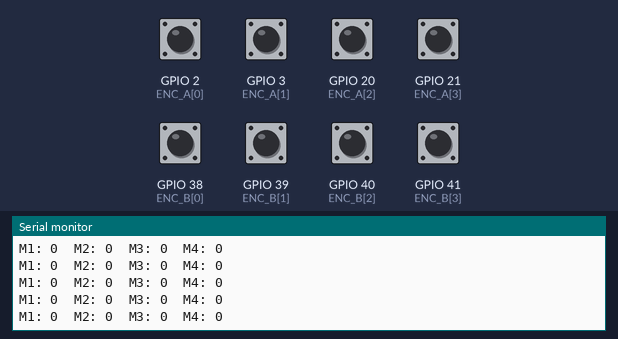
Bench run of a sketch on a simulated ESP32. Shown: the last lines printed to the serial monitor. The test bench sets the inputs (shaded band); at power-on: GPIO 2 (ENC_A[0]), GPIO 3 (ENC_A[1]), GPIO 20 (ENC_A[2]), GPIO 21 (ENC_A[3]), GPIO 38 (ENC_B[0]), GPIO 39 (ENC_B[1]), GPIO 40 (ENC_B[2]), GPIO 41 (ENC_B[3]) HIGH.

Above: at 1.2 s.
1.3 s: GPIO 2 (ENC_A[0]) pulled LOW for 0.15 s
At 1.56 s:
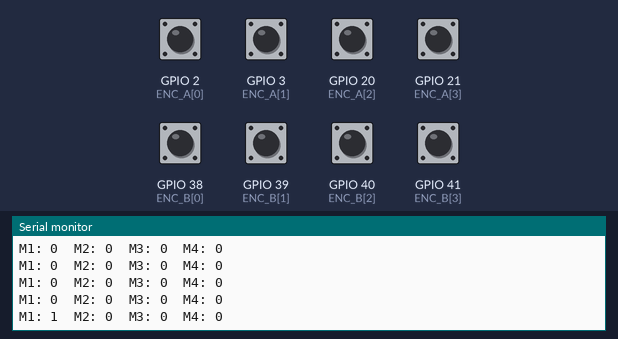
2.9 s: GPIO 3 (ENC_A[1]) pulled LOW for 0.15 s
At 3.16 s:
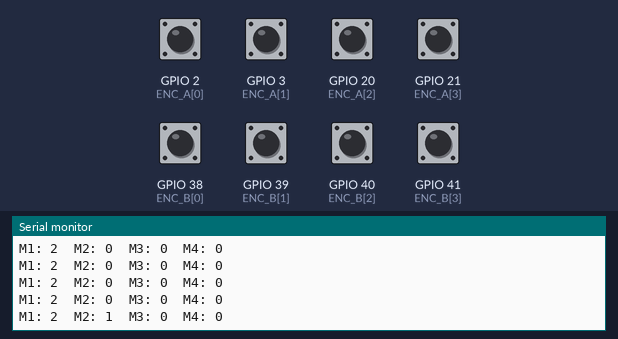
4.5 s: GPIO 20 (ENC_A[2]) pulled LOW for 0.15 s
At 4.76 s:
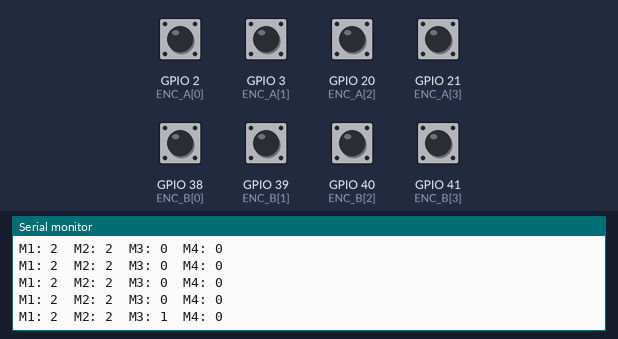
6.1 s: GPIO 21 (ENC_A[3]) pulled LOW for 0.15 s
At 6.36 s:
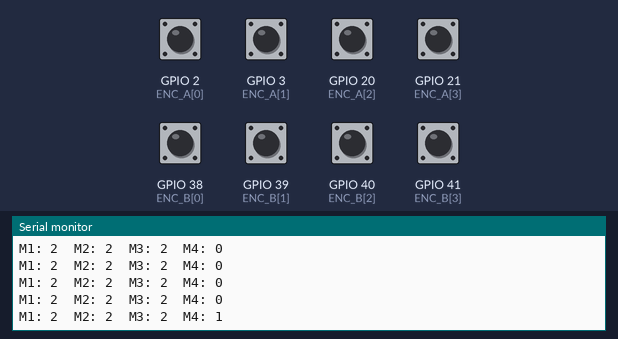
7.7 s: GPIO 2 (ENC_A[0]) pulled LOW for 1 s
At 7.96 s:
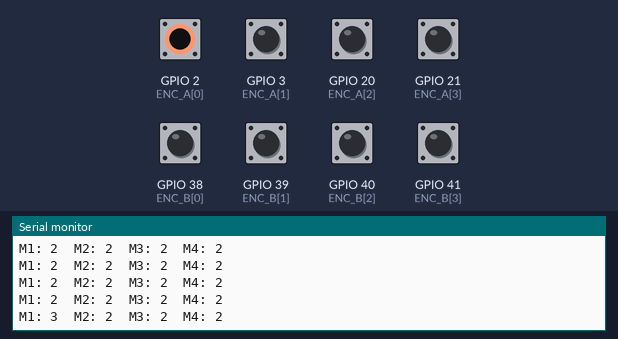
10.2 s: GPIO 3 (ENC_A[1]) pulled LOW for 1 s
At 10.36 s:
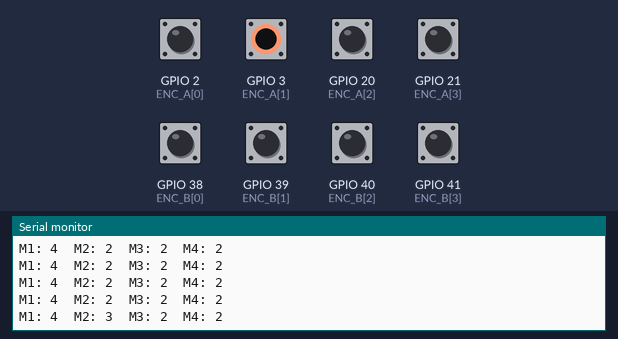
Timing chart, 0 to 13.2 s (numbered marks = the images above; inputs shaded):
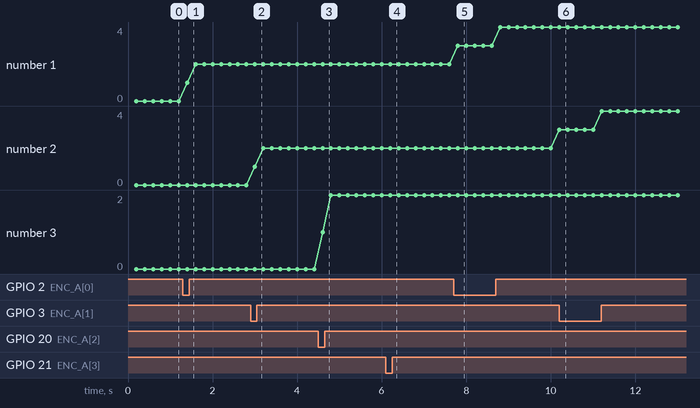

The sketch:

ESP32.ino
```cpp
/*
  KIEM TRA 4 ENCODER JGB37-545
  Arduino Mega 2560

  Encoder A: D2, D3, D20, D21
  Encoder B: D38, D39, D40, D41

  Do xung khi quay banh bang tay.
*/

const byte ENC_A[4] = {2, 3, 20, 21};
const byte ENC_B[4] = {38, 39, 40, 41};

volatile long encoderCount[4] = {0, 0, 0, 0};

void isrM1() {
  if (digitalRead(ENC_B[0]))
    encoderCount[0]++;
  else
    encoderCount[0]--;
}

void isrM2() {
  if (digitalRead(ENC_B[1]))
    encoderCount[1]++;
  else
    encoderCount[1]--;
}

void isrM3() {
  if (digitalRead(ENC_B[2]))
    encoderCount[2]++;
  else
    encoderCount[2]--;
}

void isrM4() {
  if (digitalRead(ENC_B[3]))
    encoderCount[3]++;
  else
    encoderCount[3]--;
}

void setup() {
  Serial.begin(115200);

  for (byte i = 0; i < 4; i++) {
    pinMode(ENC_A[i], INPUT_PULLUP);
    pinMode(ENC_B[i], INPUT_PULLUP);
  }

  attachInterrupt(digitalPinToInterrupt(2), isrM1, CHANGE);
  attachInterrupt(digitalPinToInterrupt(3), isrM2, CHANGE);
  attachInterrupt(digitalPinToInterrupt(20), isrM3, CHANGE);
  attachInterrupt(digitalPinToInterrupt(21), isrM4, CHANGE);

  Serial.println(F("KIEM TRA 4 ENCODER JGB37-545"));
  Serial.println(F("Quay tung banh xe bang tay."));
}

void loop() {
  static unsigned long lastPrint = 0;

  if (millis() - lastPrint >= 200) {
    lastPrint = millis();

    long count[4];

    noInterrupts();
    for (byte i = 0; i < 4; i++) {
      count[i] = encoderCount[i];
    }
    interrupts();

    Serial.print(F("M1: "));
    Serial.print(count[0]);

    Serial.print(F("\tM2: "));
    Serial.print(count[1]);

    Serial.print(F("\tM3: "));
    Serial.print(count[2]);

    Serial.print(F("\tM4: "));
    Serial.println(count[3]);
  }
}
```

Measured:
- after the input at 1.3 s, the serial monitor: prints a new line after 0.10 s (image 1)
- after the input at 2.9 s, the serial monitor: prints a new line after 0.10 s (image 2)
- after the input at 4.5 s, the serial monitor: prints a new line after 0.10 s (image 3)
- after the input at 6.1 s, the serial monitor: prints a new line after 0.10 s (image 4)
- after the input at 7.7 s, the serial monitor: prints a new line after 0.10 s (image 5)
- after the input at 10.2 s, the serial monitor: prints a new line at once (image 6)
